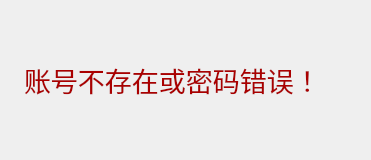
<?xml version="1.0" encoding="UTF-8"?>
<ui version="4.0">
 <class>FailedDialog</class>
 <widget class="QDialog" name="FailedDialog">
  <property name="geometry">
   <rect>
    <x>0</x>
    <y>0</y>
    <width>371</width>
    <height>160</height>
   </rect>
  </property>
  <property name="windowTitle">
   <string>提示</string>
  </property>
  <layout class="QFormLayout" name="formLayout">
   <item row="1" column="0">
    <widget class="QLabel" name="label">
     <property name="maximumSize">
      <size>
       <width>50</width>
       <height>50</height>
      </size>
     </property>
     <property name="text">
      <string/>
     </property>
     <property name="pixmap">
      <pixmap resource="../Images/image.qrc">:/images/images/sign.png</pixmap>
     </property>
     <property name="scaledContents">
      <bool>true</bool>
     </property>
    </widget>
   </item>
   <item row="1" column="1">
    <widget class="QLabel" name="label_2">
     <property name="font">
      <font>
       <pointsize>20</pointsize>
      </font>
     </property>
     <property name="text">
      <string>&lt;html&gt;&lt;head/&gt;&lt;body&gt;&lt;p&gt;&lt;span style=&quot; color:#aa0000;&quot;&gt;账号不存在或密码错误！&lt;/span&gt;&lt;/p&gt;&lt;/body&gt;&lt;/html&gt;</string>
     </property>
    </widget>
   </item>
   <item row="0" column="1">
    <spacer name="verticalSpacer">
     <property name="orientation">
      <enum>Qt::Vertical</enum>
     </property>
     <property name="sizeHint" stdset="0">
      <size>
       <width>20</width>
       <height>40</height>
      </size>
     </property>
    </spacer>
   </item>
   <item row="2" column="1">
    <spacer name="verticalSpacer_2">
     <property name="orientation">
      <enum>Qt::Vertical</enum>
     </property>
     <property name="sizeHint" stdset="0">
      <size>
       <width>20</width>
       <height>40</height>
      </size>
     </property>
    </spacer>
   </item>
  </layout>
 </widget>
 <resources>
  <include location="../Images/image.qrc"/>
 </resources>
 <connections/>
</ui>
